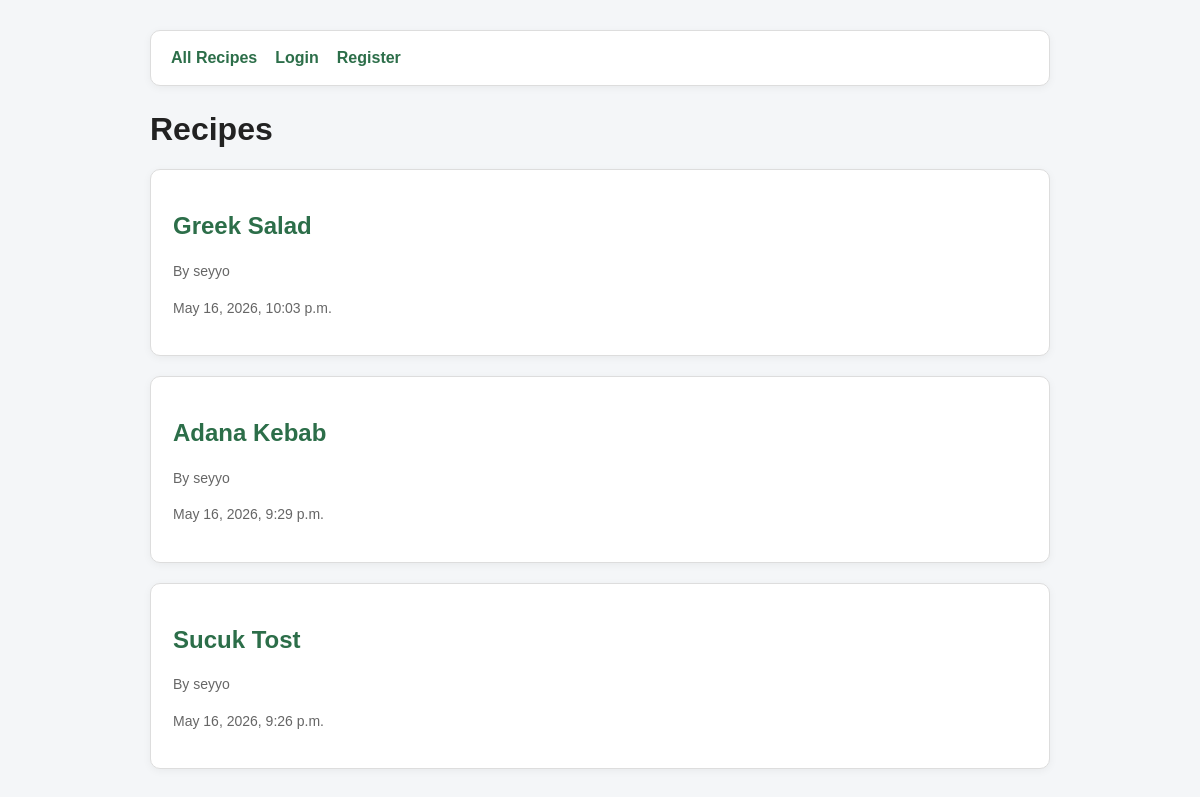
The page / on the database its author committed.
### recipes/models.py (models this page shows, shortened)
class Recipe(models.Model):
    title = models.CharField(max_length=100)
    description = models.TextField()
    ingredients = models.TextField()
    author = models.ForeignKey(User, on_delete=models.CASCADE)
    created_at = models.DateTimeField(auto_now_add=True)

### recipes/views.py (the view)
# urls.py: path('', views.recipe_list, name='recipe_list'),
def recipe_list(request):
    recipes = Recipe.objects.all().order_by('-created_at')
    return render(request, 'recipe_list.html', {'recipes': recipes})

### templates/recipe_list.html
{% extends 'base.html' %}
{% block content %}
<h1>Recipes</h1>
{% for recipe in recipes %}
    <div class="box">
        <h2>
            <a class="recipe-link" href="{% url 'recipe_detail' recipe.id %}">
                {{ recipe.title }}
            </a>
        </h2>
        <p class="small-text">By {{ recipe.author.username }}</p>
        <p class="small-text">{{ recipe.created_at }}</p>
    </div>
{% empty %}
    <div class="box">
        <p>No recipes yet.</p>
    </div>
{% endfor %}
{% endblock %}

### templates/base.html (shortened to what this page needs)
<!DOCTYPE html>
<html>
<head>
</head>
<body>
    <div class="container">
        <div class="menu">
            <a href="{% url 'recipe_list' %}">All Recipes</a>
            {% if user.is_authenticated %}
                <a href="{% url 'add_recipe' %}">Add Recipe</a>
                <a href="{% url 'my_recipes' %}">My Recipes</a>
                <a href="{% url 'logout' %}">Logout</a>
                <span class="user-box">
                    👤 Logged in as {{ user.username }}
                </span>
            {% else %}
                <a href="{% url 'login' %}">Login</a>
                <a href="{% url 'register' %}">Register</a>
            {% endif %}
        </div>
        {% block content %}
        {% endblock %}
    </div>
</body>
</html>

### templates/base.html (style rules this page uses)
body { font-family: Arial, sans-serif; margin: 0; padding: 0; background-color: #f4f6f8; color: #333; }
.container { width: 900px; margin: 30px auto; }
.menu { margin-bottom: 25px; padding: 18px 20px; background-color: white; border: 1px solid #ddd; border-radius: 10px; box-shadow: 0 2px 8px rgba(0, 0, 0, 0.05); display: flex; align-items: center; gap: 18px; }
.menu a { text-decoration: none; color: #2c6e49; font-weight: bold; }
.box { background-color: white; padding: 22px; border: 1px solid #ddd; border-radius: 10px; margin-bottom: 20px; box-shadow: 0 2px 8px rgba(0, 0, 0, 0.05); }
h1, h2, h3 { color: #222; }
p { line-height: 1.6; }
.recipe-link { text-decoration: none; color: #2c6e49; }
.small-text { color: #666; font-size: 14px; }

### rows shown on the page
Recipe: title "Greek Salad", author.username "seyyo", created_at "May 16, 2026, 10:03 p.m."
Recipe: title "Adana Kebab", author.username "seyyo", created_at "May 16, 2026, 9:29 p.m."
Recipe: title "Sucuk Tost", author.username "seyyo", created_at "May 16, 2026, 9:26 p.m."
